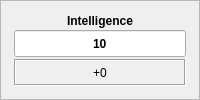
                <widget class="QFrame" name="frameIntelligence">
                 <property name="frameShape">
                  <enum>QFrame::StyledPanel</enum>
                 </property>
                 <property name="frameShadow">
                  <enum>QFrame::Raised</enum>
                 </property>
                 <layout class="QGridLayout" name="gridLayout_9">
                  <property name="leftMargin">
                   <number>0</number>
                  </property>
                  <property name="topMargin">
                   <number>0</number>
                  </property>
                  <property name="rightMargin">
                   <number>0</number>
                  </property>
                  <property name="bottomMargin">
                   <number>0</number>
                  </property>
                  <property name="spacing">
                   <number>0</number>
                  </property>
                  <item row="1" column="0">
                   <widget class="QLabel" name="lblFrameStrengthLeft_4">
                    <property name="sizePolicy">
                     <sizepolicy hsizetype="Fixed" vsizetype="Ignored">
                      <horstretch>0</horstretch>
                      <verstretch>0</verstretch>
                     </sizepolicy>
                    </property>
                    <property name="minimumSize">
                     <size>
                      <width>10</width>
                      <height>0</height>
                     </size>
                    </property>
                    <property name="maximumSize">
                     <size>
                      <width>10</width>
                      <height>16777215</height>
                     </size>
                    </property>
                    <property name="pixmap">
                     <pixmap resource="resources.qrc">:/img/data/character_stat_left.png</pixmap>
                    </property>
                    <property name="scaledContents">
                     <bool>true</bool>
                    </property>
                   </widget>
                  </item>
                  <item row="2" column="0">
                   <widget class="QLabel" name="lblFrameStrengthBottomLeft_4">
                    <property name="sizePolicy">
                     <sizepolicy hsizetype="Fixed" vsizetype="Fixed">
                      <horstretch>0</horstretch>
                      <verstretch>0</verstretch>
                     </sizepolicy>
                    </property>
                    <property name="minimumSize">
                     <size>
                      <width>11</width>
                      <height>11</height>
                     </size>
                    </property>
                    <property name="maximumSize">
                     <size>
                      <width>11</width>
                      <height>11</height>
                     </size>
                    </property>
                    <property name="pixmap">
                     <pixmap resource="resources.qrc">:/img/data/character_stat_bottomleft.png</pixmap>
                    </property>
                    <property name="scaledContents">
                     <bool>true</bool>
                    </property>
                   </widget>
                  </item>
                  <item row="0" column="0">
                   <widget class="QLabel" name="lblFrameStrengthTopLeft_4">
                    <property name="sizePolicy">
                     <sizepolicy hsizetype="Fixed" vsizetype="Fixed">
                      <horstretch>0</horstretch>
                      <verstretch>0</verstretch>
                     </sizepolicy>
                    </property>
                    <property name="minimumSize">
                     <size>
                      <width>11</width>
                      <height>11</height>
                     </size>
                    </property>
                    <property name="maximumSize">
                     <size>
                      <width>11</width>
                      <height>11</height>
                     </size>
                    </property>
                    <property name="text">
                     <string/>
                    </property>
                    <property name="pixmap">
                     <pixmap resource="resources.qrc">:/img/data/character_stat_topleft.png</pixmap>
                    </property>
                    <property name="scaledContents">
                     <bool>true</bool>
                    </property>
                   </widget>
                  </item>
                  <item row="1" column="2">
                   <widget class="QLabel" name="lblFrameStrengthRight_4">
                    <property name="sizePolicy">
                     <sizepolicy hsizetype="Fixed" vsizetype="Ignored">
                      <horstretch>0</horstretch>
                      <verstretch>0</verstretch>
                     </sizepolicy>
                    </property>
                    <property name="minimumSize">
                     <size>
                      <width>11</width>
                      <height>0</height>
                     </size>
                    </property>
                    <property name="maximumSize">
                     <size>
                      <width>11</width>
                      <height>16777215</height>
                     </size>
                    </property>
                    <property name="pixmap">
                     <pixmap resource="resources.qrc">:/img/data/character_stat_right.png</pixmap>
                    </property>
                    <property name="scaledContents">
                     <bool>true</bool>
                    </property>
                   </widget>
                  </item>
                  <item row="2" column="2">
                   <widget class="QLabel" name="lblFrameStrengthBottomRight_4">
                    <property name="sizePolicy">
                     <sizepolicy hsizetype="Fixed" vsizetype="Fixed">
                      <horstretch>0</horstretch>
                      <verstretch>0</verstretch>
                     </sizepolicy>
                    </property>
                    <property name="minimumSize">
                     <size>
                      <width>11</width>
                      <height>11</height>
                     </size>
                    </property>
                    <property name="maximumSize">
                     <size>
                      <width>11</width>
                      <height>11</height>
                     </size>
                    </property>
                    <property name="pixmap">
                     <pixmap resource="resources.qrc">:/img/data/character_stat_bottomright.png</pixmap>
                    </property>
                    <property name="scaledContents">
                     <bool>true</bool>
                    </property>
                   </widget>
                  </item>
                  <item row="0" column="2">
                   <widget class="QLabel" name="lblFrameStrengthTopRight_4">
                    <property name="sizePolicy">
                     <sizepolicy hsizetype="Fixed" vsizetype="Fixed">
                      <horstretch>0</horstretch>
                      <verstretch>0</verstretch>
                     </sizepolicy>
                    </property>
                    <property name="minimumSize">
                     <size>
                      <width>11</width>
                      <height>11</height>
                     </size>
                    </property>
                    <property name="maximumSize">
                     <size>
                      <width>11</width>
                      <height>11</height>
                     </size>
                    </property>
                    <property name="text">
                     <string/>
                    </property>
                    <property name="pixmap">
                     <pixmap resource="resources.qrc">:/img/data/character_stat_topright.png</pixmap>
                    </property>
                    <property name="scaledContents">
                     <bool>true</bool>
                    </property>
                   </widget>
                  </item>
                  <item row="1" column="1">
                   <widget class="QFrame" name="frameIntelligenceContents">
                    <layout class="QVBoxLayout" name="verticalLayout_32" stretch="1,2,2">
                     <property name="spacing">
                      <number>2</number>
                     </property>
                     <property name="leftMargin">
                      <number>2</number>
                     </property>
                     <property name="topMargin">
                      <number>2</number>
                     </property>
                     <property name="rightMargin">
                      <number>2</number>
                     </property>
                     <property name="bottomMargin">
                      <number>2</number>
                     </property>
                     <item>
                      <widget class="QLabel" name="label_7">
                       <property name="font">
                        <font>
                         <bold>true</bold>
                        </font>
                       </property>
                       <property name="text">
                        <string>Intelligence</string>
                       </property>
                       <property name="alignment">
                        <set>Qt::AlignCenter</set>
                       </property>
                      </widget>
                     </item>
                     <item>
                      <widget class="QLineEdit" name="edtInt">
                       <property name="sizePolicy">
                        <sizepolicy hsizetype="Preferred" vsizetype="Preferred">
                         <horstretch>0</horstretch>
                         <verstretch>0</verstretch>
                        </sizepolicy>
                       </property>
                       <property name="font">
                        <font>
                         <bold>true</bold>
                        </font>
                       </property>
                       <property name="text">
                        <string>10</string>
                       </property>
                       <property name="alignment">
                        <set>Qt::AlignCenter</set>
                       </property>
                      </widget>
                     </item>
                     <item>
                      <widget class="QLabel" name="lblIntMod">
                       <property name="autoFillBackground">
                        <bool>false</bool>
                       </property>
                       <property name="frameShape">
                        <enum>QFrame::Box</enum>
                       </property>
                       <property name="frameShadow">
                        <enum>QFrame::Sunken</enum>
                       </property>
                       <property name="text">
                        <string>+0</string>
                       </property>
                       <property name="alignment">
                        <set>Qt::AlignCenter</set>
                       </property>
                      </widget>
                     </item>
                    </layout>
                   </widget>
                  </item>
                  <item row="0" column="1">
                   <widget class="QLabel" name="lblFrameStrengthTop_4">
                    <property name="sizePolicy">
                     <sizepolicy hsizetype="Ignored" vsizetype="Fixed">
                      <horstretch>0</horstretch>
                      <verstretch>0</verstretch>
                     </sizepolicy>
                    </property>
                    <property name="minimumSize">
                     <size>
                      <width>0</width>
                      <height>11</height>
                     </size>
                    </property>
                    <property name="maximumSize">
                     <size>
                      <width>16777215</width>
                      <height>11</height>
                     </size>
                    </property>
                    <property name="pixmap">
                     <pixmap resource="resources.qrc">:/img/data/character_stat_top.png</pixmap>
                    </property>
                    <property name="scaledContents">
                     <bool>true</bool>
                    </property>
                   </widget>
                  </item>
                  <item row="2" column="1">
                   <widget class="QLabel" name="lblFrameStrengthBottom_4">
                    <property name="sizePolicy">
                     <sizepolicy hsizetype="Ignored" vsizetype="Ignored">
                      <horstretch>0</horstretch>
                      <verstretch>0</verstretch>
                     </sizepolicy>
                    </property>
                    <property name="minimumSize">
                     <size>
                      <width>0</width>
                      <height>11</height>
                     </size>
                    </property>
                    <property name="maximumSize">
                     <size>
                      <width>16777215</width>
                      <height>11</height>
                     </size>
                    </property>
                    <property name="pixmap">
                     <pixmap resource="resources.qrc">:/img/data/character_stat_bottom.png</pixmap>
                    </property>
                    <property name="scaledContents">
                     <bool>true</bool>
                    </property>
                   </widget>
                  </item>
                 </layout>
                </widget>
